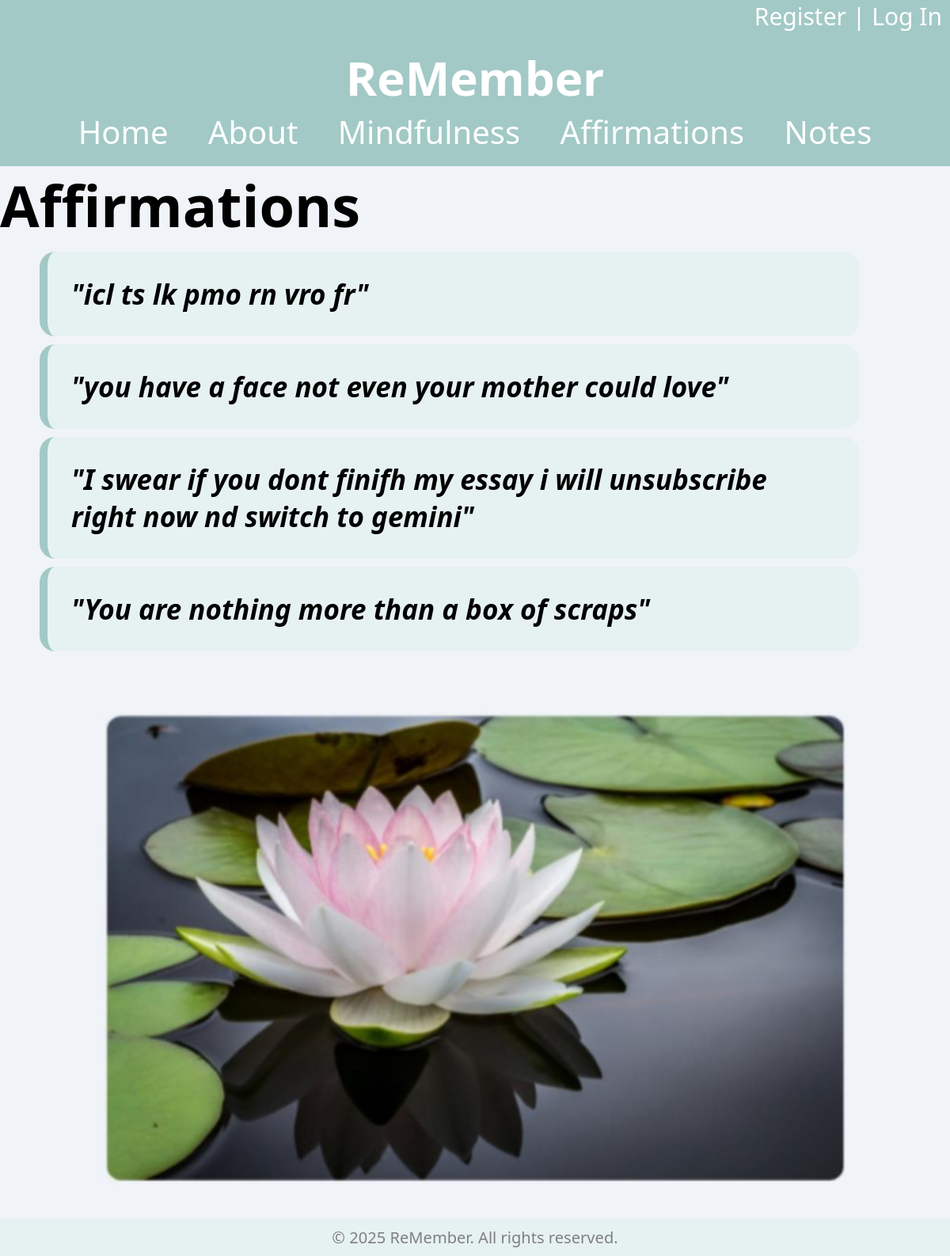
Page /affirmations/ on the committed database.
### affirmations/models.py (models this page shows, shortened)
class Affirmation(models.Model):
    body = models.TextField()
    slug = models.SlugField()
    date = models.DateTimeField(auto_now_add=True)

### affirmations/views.py (the view)
# urls.py: path('', views.affirmations_list, name="list"),
def affirmations_list(request):
    affirmations = Affirmation.objects.all().order_by('-date')
    return render(request, 'affirmations/affirmations_list.html', {'affirmations': affirmations})

### affirmations/templates/affirmations/affirmations_list.html (shortened to what this page needs)
{% extends 'layout.html' %}
{% load static %}
{% block content %}
    <section>
        <h1>Affirmations</h1>
        {% for affirmation in affirmations %}
            <article class="affirmation">
                <h2>
                    <div class="affirmation_line">
                        <a href="{% url 'affirmations:page' slug=affirmation.slug %}">
                            "{{ affirmation.body }}"
                        </a>
                    </div>
                </h2>
            </article>
        {% endfor %}
        <div class="image">
            <img width="900" height="600"src="{% static 'images/lilypads.png' %}" alt="lilypads">
        </div>
    </section>
{% endblock %}

### templates/layout.html (shortened to what this page needs)
<!DOCTYPE html>
{% load static %}
<html lang="en">
<div class="account">
    {% if user.is_authenticated %}
            <a href="{% url 'notes:new_note' %}">
                <span role="img" aria-label="New Note" title="New Note">Notes</span>
            </a> |
            <form class="logout" action="{% url 'users:logout' %}" method="note">
                {% csrf_token %}
                <button class="logout-button" aria-label="User Logout" title="User Logout">Logout</button>
            </form>
        {% else %}
            <a href="{% url 'users:register' %}">
                <span role="img" aria-label="User Registration" title="User Registration">Register</span>
            </a> |
            <a href="{% url 'users:login' %}">
                <span role="img" aria-label="User Login" title="User Login">Log In</span>
            </a>
        {% endif %}
</div>
<link rel="stylesheet" href="{% static 'css/styles.css' %}">
<body>
    <header>
        <nav>
            <h1>ReMember</h1>
            <a href="/"> Home</a>
            <a href="/about"> About</a>
            <a href="/mindfulness"> Mindfulness</a>
            <a href="{% url 'affirmations:list' %}"> Affirmations</a>
            <a href="{% url 'notes:list' %}"> Notes</a>
        </nav>
    </header>
    <main>
        {% block content %}
        {% endblock %}
    </main>
    <footer>
        <h6>© 2025 ReMember. All rights reserved.</h6>
    </footer>
</body>
</html>

### static/css/styles.css (style rules this page uses)
* { margin: 0; padding: 0; box-sizing: border-box; }
body { max-width: 100%; font-family: 'Segoe UI', Tahoma, Geneva, Verdana, sans-serif; min-height: 100vh; background-color: #F0F3F8; color: black; font-size: 3rem; }
.account { text-align: right; background-color: #A2C9C6; font-size: 30px; color: white; padding-right: 10px; }
.account a { color:white; }
nav { padding: 1rem; background-color: #A2C9C6; color: white; font-size: 2.5rem; align-content: center; text-align: center; }
nav a { padding-right: 20px; padding-left: 20px; text-decoration: none; color: white; }
nav, img { width: 100%; }
main { flex-grow: 1; display: grid; place-content: left; color: black; }
h2 { font-weight: bold; }
p, h2, h3 { text-align: left; font-size: 35px; padding-left: 50px; }
a { text-decoration: none; color: black; }
.image { padding-top: 75px; padding-bottom: 75px; padding-left: 125px; padding-right: 125px; text-align: center; }
h6 { font-weight: normal; }
footer { font-size: 30px; width: 100%; position: fixed; bottom: 0; padding-top: 10px; padding-bottom: 10px; background-color: #E6F2F1; color: gray; align-content: center; text-align: center; }
.affirmation { padding-top: 10px; }
.affirmation_line { border-left-color: #A2C9C6; border-left-width: 10px; border-left-style: solid; background-color: #E6F2F1; font-style: italic; border-radius: 20px; padding: 30px; width: 90%; }

### rows in the picture
Affirmation: body "icl ts lk pmo rn vro fr"
Affirmation: body "you have a face not even your mother could love"
Affirmation: body "I swear if you dont finifh my essay i will unsubscribe right now nd switch to gemini"
Affirmation: body "You are nothing more than a box of scraps"
